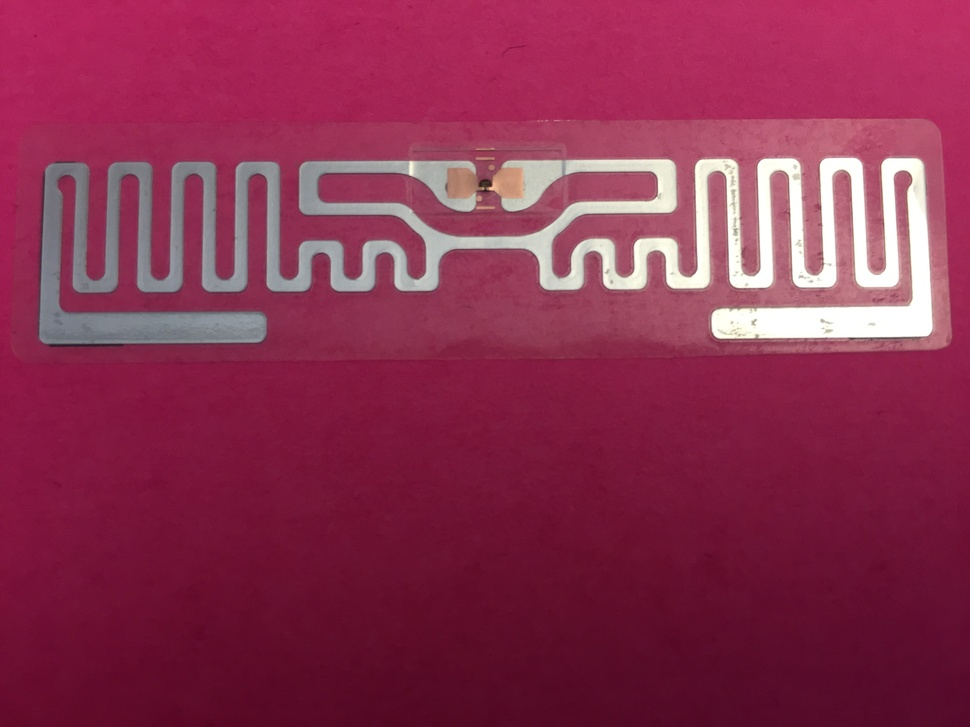
%> input picture official.JPG, 970 x 727 px, shrunk from 3264 x 2448 before the run
$ octave A_auto.m   (GNU Octave 9; MATLAB toolbox functions it lacks are replaced by stand-ins)
%> lines starting %> are read from the running program, lines starting %| are printed output that depends on the picture; in (x1, y1, x2, y2) boxes, pixels count from 0 and x2, y2 are one past the last pixel; in counts of white or black regions, pixels touching at a corner belong together; the program's own positions count from 1
%% 参考学长的例子看一下能不能够自动化完成
clc;
clear;
close all;

% read image
src = imread('official.jpg');
%> src is the input picture: size 727x970x3 uint8; mean R, G, B 138.7, 49, 80.4

% show original image
subplot(221);
imshow(src);
title('原始图像');

% 用ostu方法获取二值化阈值，进行二值化并进行显示
level = graythresh(src);
%> level = 0.404
bw = im2bw(src,level);
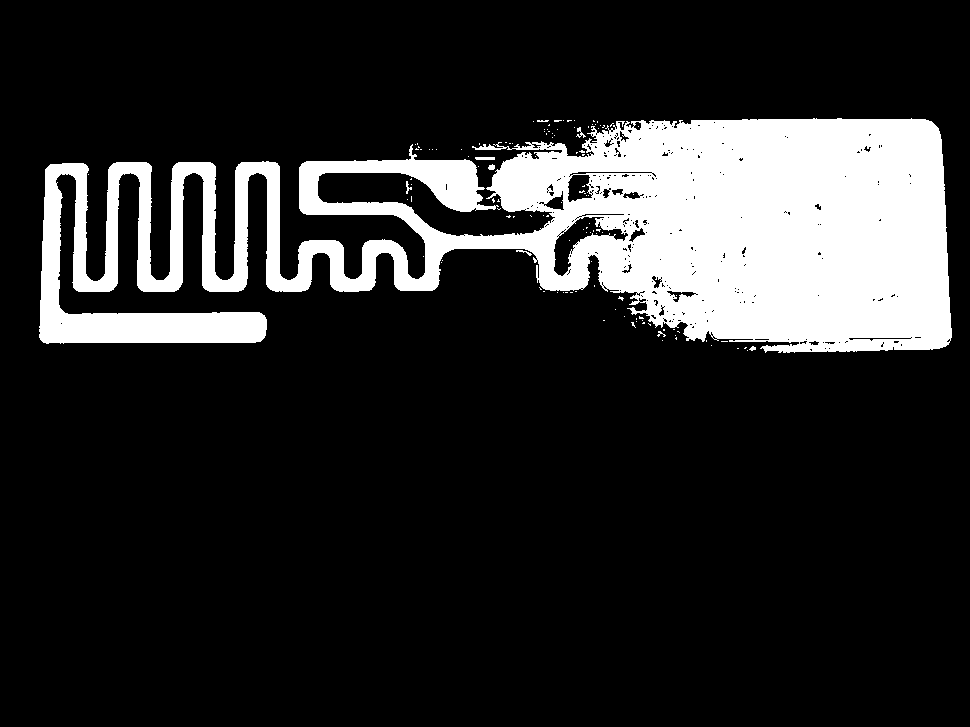
%> bw: size 727x970 logical; 16.8% white; 120 white regions (111 under 20 px), largest, box (x1, y1, x2, y2) and area: (39, 118, 952, 353) 117567, (475, 157, 495, 160) 59, (576, 127, 586, 138) 41

%运用开操作消去噪点
se = strel('disk',1);
openbw=imopen(bw,se);
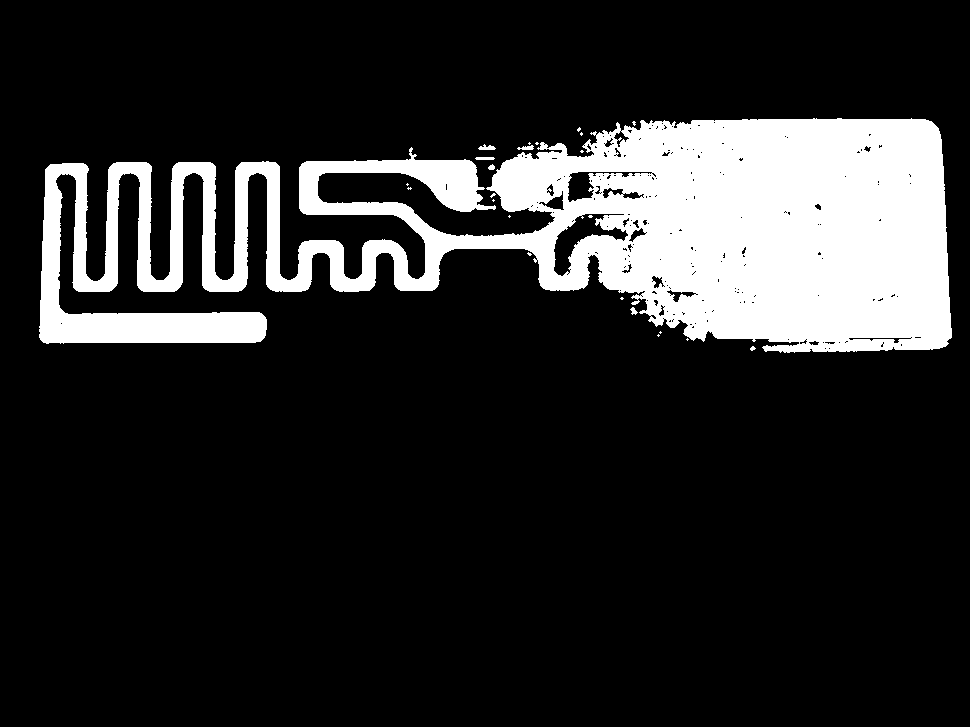
%> openbw: size 727x970 logical; 16.6% white; 24 white regions (18 under 20 px), largest, box (x1, y1, x2, y2) and area: (39, 118, 952, 353) 116465, (478, 144, 496, 150) 66, (475, 157, 495, 160) 56, (517, 145, 534, 150) 54, (630, 307, 638, 315) 35, (488, 164, 495, 170) 30
subplot(2,2,2),imshow(openbw),title('去噪声二值化图')

bw1 = edge(openbw,'canny',[0 , 50/256]); %获取边界
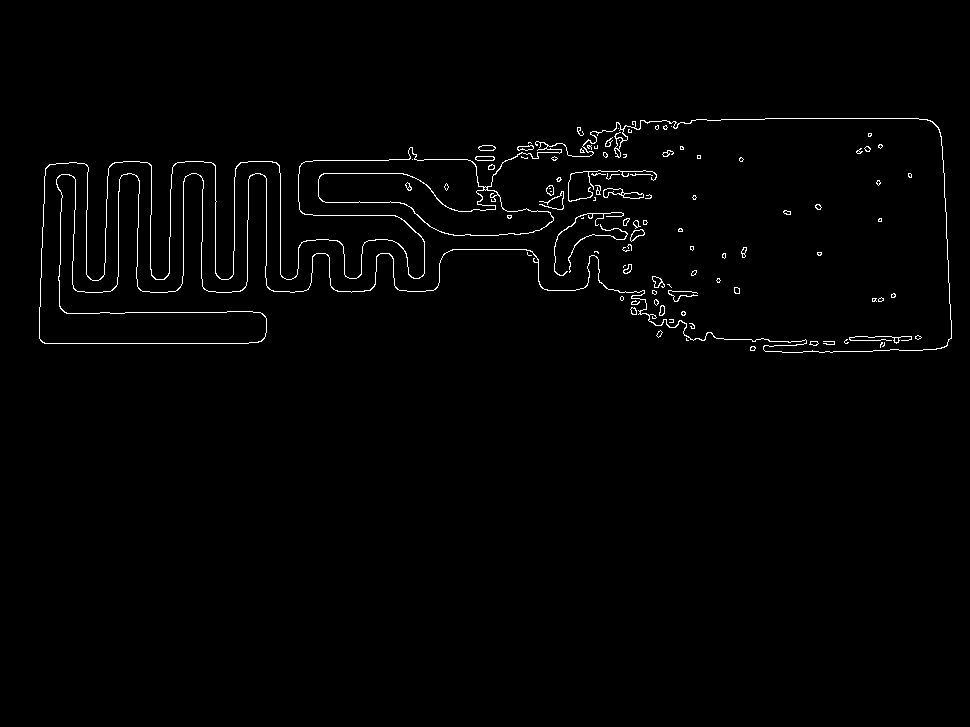
%> bw1: size 727x970 logical; 1.3% white in thin lines or dots, all inside (x1, y1, x2, y2) = (39, 118, 952, 353)
dilateElement=strel('square',2);
bw2=imdilate(bw1, dilateElement);
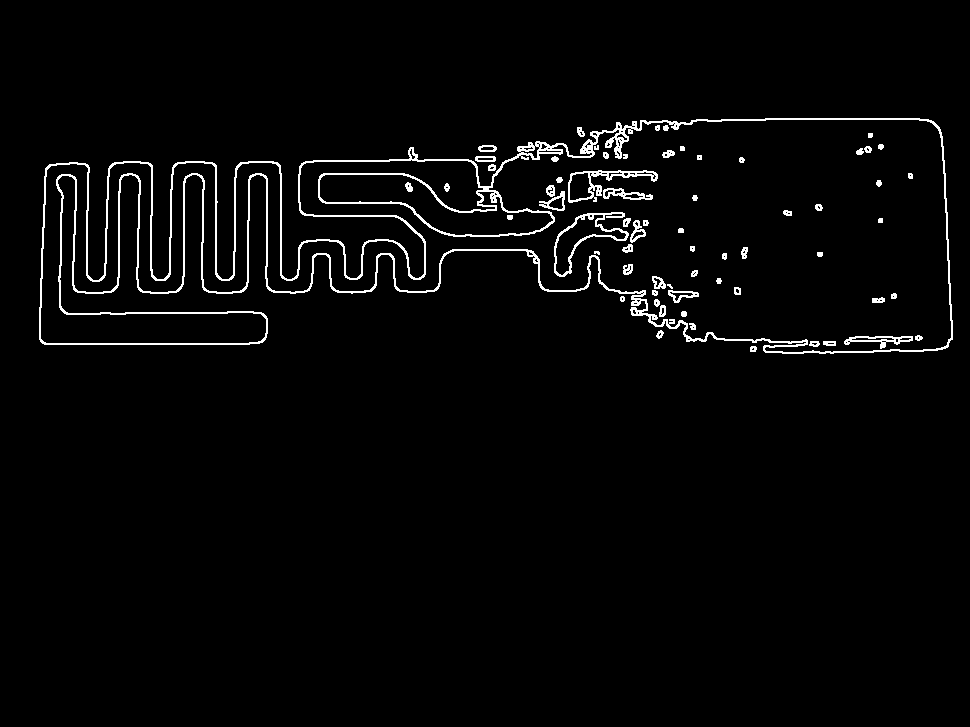
%> bw2: size 727x970 logical; 2.6% white in thin lines or dots, all inside (x1, y1, x2, y2) = (39, 118, 953, 354)
subplot(2,2,3),imshow(bw2),title('边缘图')

C = detectHarrisFeatures(openbw);
%> C = 740 points; strongest (x, y): (495, 194), (549, 190), (611, 191), (639, 229), (652, 317)
subplot(2,2,4),imshow(src),title('Corner角点图'),
hold on

plot(C.Location(:,1), C.Location(:,2), 'r*');
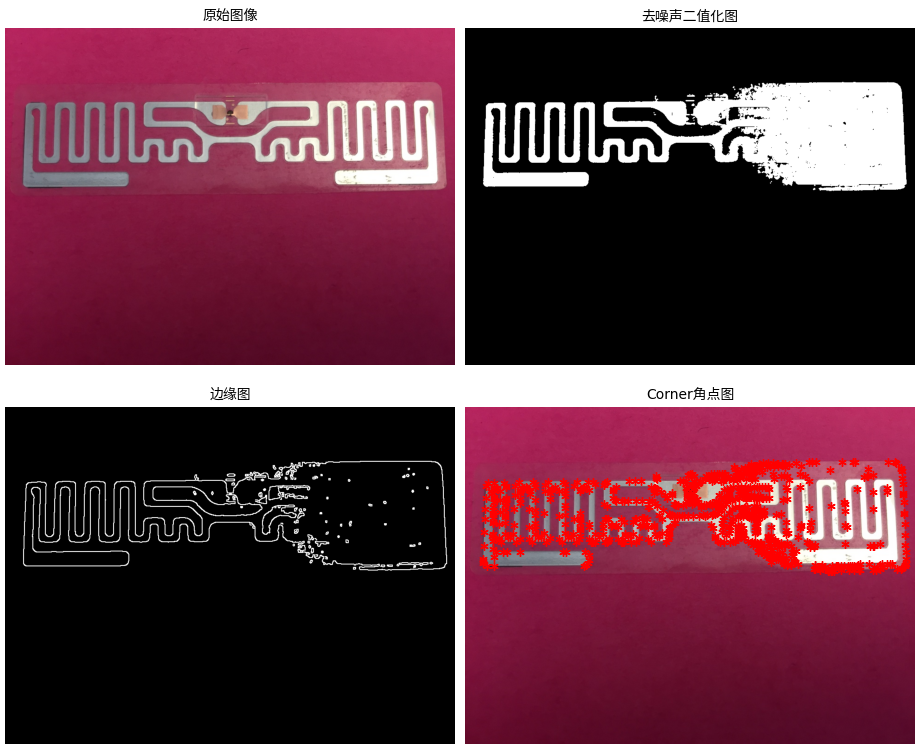
%> figure redrawn from the program's plot data, 4 panels

hold off
